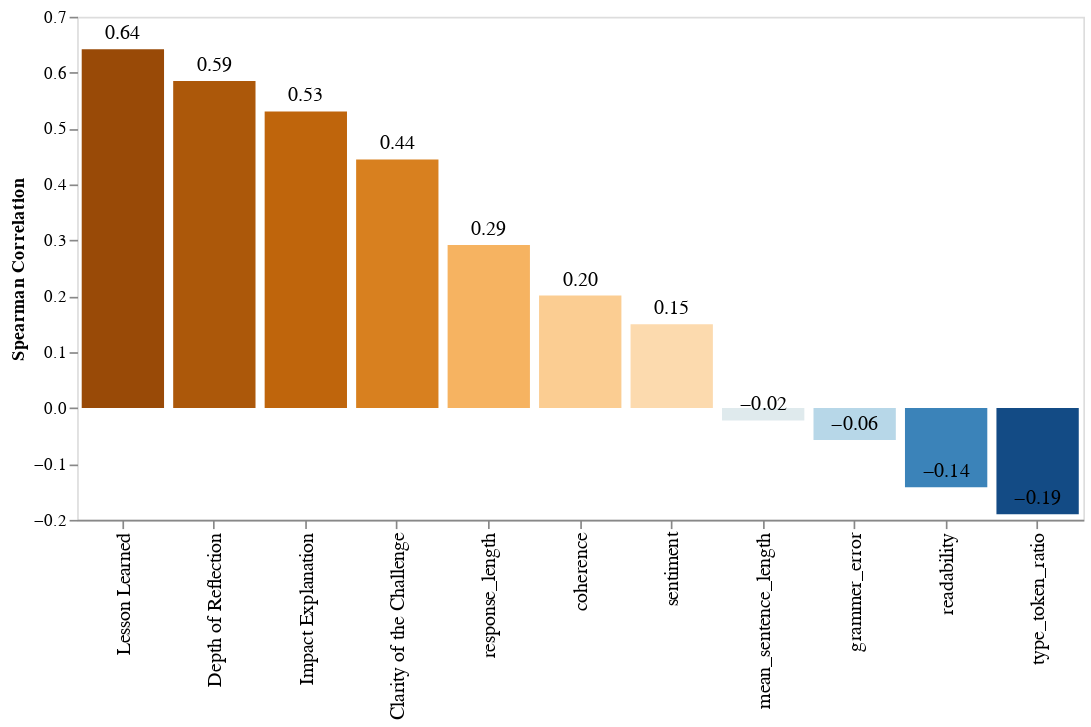

Here is the notebook cell this chart was saved with:
### Code cell
chart = alt.Chart(correlation_plot_df.reset_index()).mark_bar().encode(
    x=alt.X('index:N', sort='-y', title='', 
        axis=alt.Axis(labelFontSize=12)  # Bigger x-axis labels, horizontal orientation
    ),
    y=alt.Y('score:Q', title='Spearman Correlation', 
        axis=alt.Axis(domain=False, grid=False)  # Remove y-axis line & grid
    ),
    color=alt.Color('score:Q', 
        scale=alt.Scale(scheme='blueorange', domainMid=0),  # Cold-Warm color mapping
        legend=None
    )
).properties(
    width=600, height=300  # Bigger chart for better readability
)

text = alt.Chart(correlation_plot_df.reset_index()).mark_text(
    align='center',
    baseline='middle',
    dy=-10,  # Adjust text position
    fontSize=12,  # Bigger text
    color='black'
).encode(
    x=alt.X('index:N', sort='-y', 
        axis=alt.Axis(labelFontSize=12)  # Match bigger x-axis labels
    ),
    y=alt.Y('score:Q'),
    text=alt.Text('score:Q', format=".2f")  # Format to 2 decimal places
)

chart + text

### Figure 1 — Vega-Lite specification as saved in the notebook (floating-point values rounded to 4 significant figures)
{"config": {"view": {"continuousWidth": 300, "continuousHeight": 300}}, "layer": [{"data": {"name": "data-824f34e7dc372b0a6c88f31322badcee"}, "mark": {"type": "bar"}, "encoding": {"color": {"field": "score", "legend": null, "scale": {"domainMid": 0, "scheme": "blueorange"}, "type": "quantitative"}, "x": {"axis": {"labelFontSize": 12}, "field": "index", "sort": "-y", "title": "", "type": "nominal"}, "y": {"axis": {"domain": false, "grid": false}, "field": "score", "title": "Spearman Correlation", "type": "quantitative"}}}, {"data": {"name": "data-824f34e7dc372b0a6c88f31322badcee"}, "mark": {"type": "text", "align": "center", "baseline": "middle", "color": "black", "dy": -10, "fontSize": 12}, "encoding": {"text": {"field": "score", "format": ".2f", "type": "quantitative"}, "x": {"axis": {"labelFontSize": 12}, "field": "index", "sort": "-y", "type": "nominal"}, "y": {"field": "score", "type": "quantitative"}}}], "height": 300, "width": 600, "$schema": "https://vega.github.io/schema/vega-lite/v5.17.0.json", "datasets": {"data-824f34e7dc372b0a6c88f31322badcee": [{"index": "response_length", "score": 0.2918}, {"index": "mean_sentence_length", "score": -0.02231}, {"index": "grammer_error", "score": -0.05714}, {"index": "readability", "score": -0.1418}, {"index": "type_token_ratio", "score": -0.1898}, {"index": "coherence", "score": 0.2012}, {"index": "sentiment", "score": 0.1498}, {"index": "Clarity of the Challenge", "score": 0.4446}, {"index": "Impact Explanation", "score": 0.5307}, {"index": "Lesson Learned", "score": 0.6418}, {"index": "Depth of Reflection", "score": 0.5852}]}}
